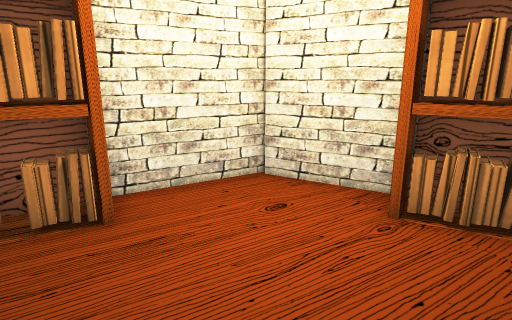
[1] (above)

15 first-person views from a walk through a Unity game level. The camera is 1.3 m above the floor, tilts 14° down and sees 75° across. The floor is counted in squares, 0.5 m on a side. Each view is taken from the middle of a square. On the plan, view 1 faces up. The plan holds only what a view shows up to about 20 squares ahead; the rest is blank. The place goes on beyond the plan. The player is left out. Some surface patterns are stand-ins.

[2]
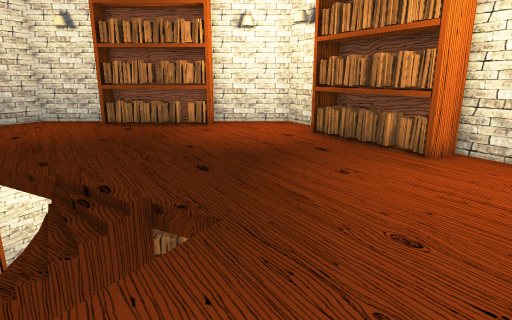

[3]
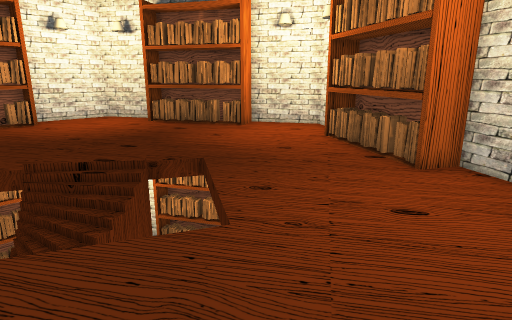

[4]
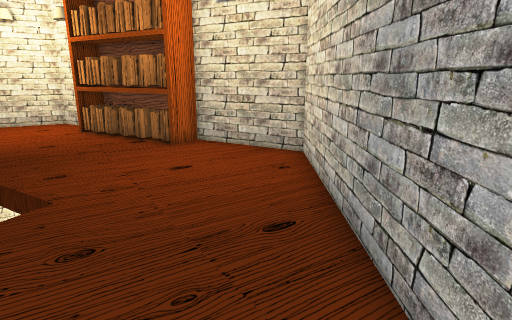

[5]
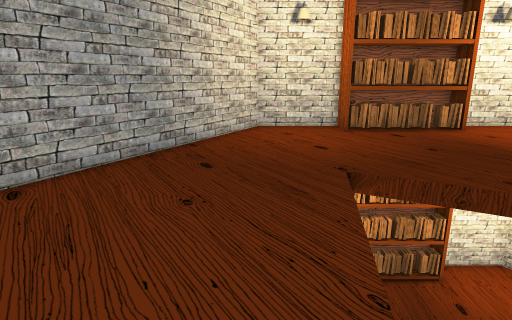

[6]
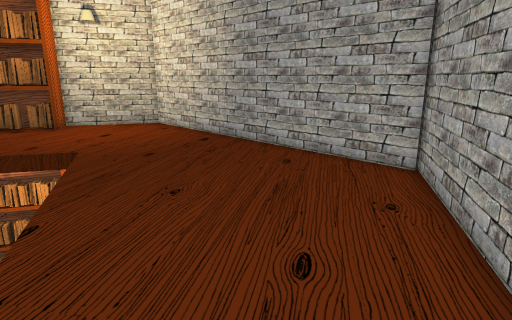

[7]
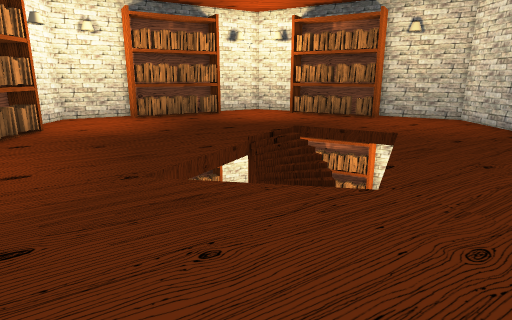

[8]
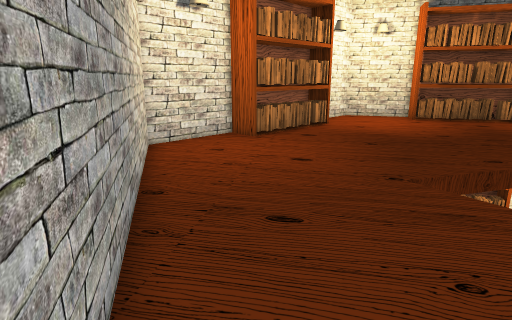

[9]
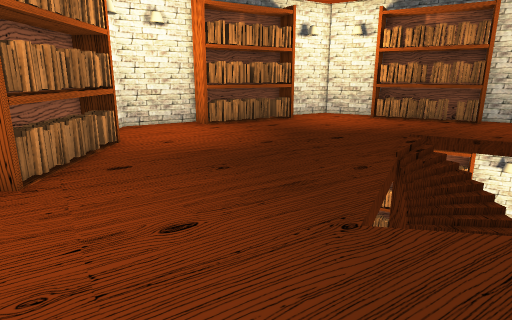

[10]
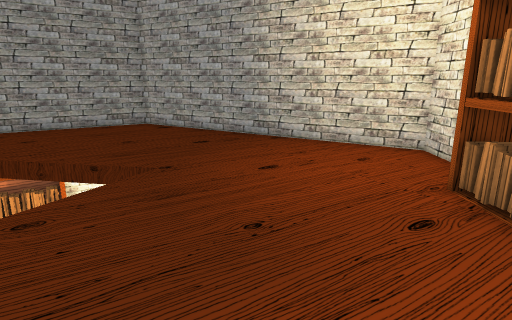

[11]
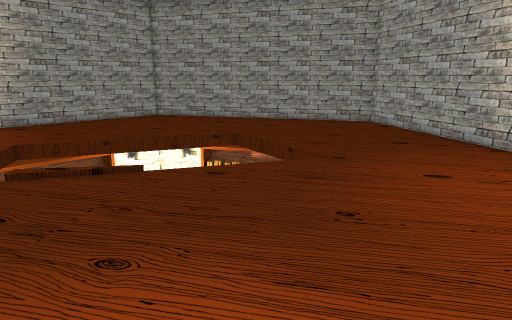

[12]
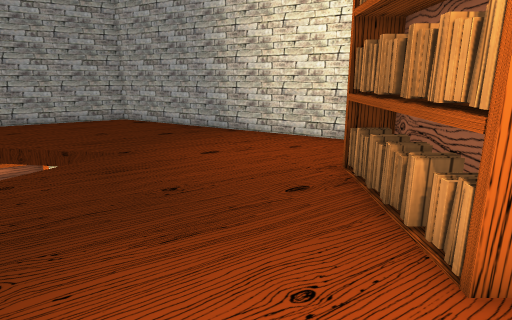

[13]
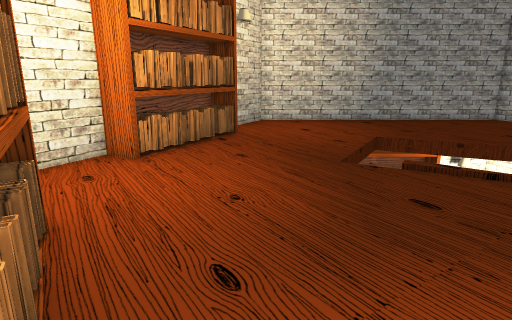

[14]
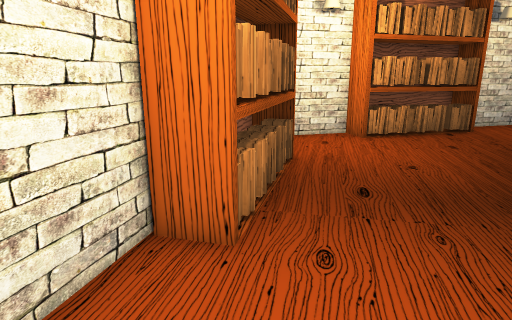

[15]
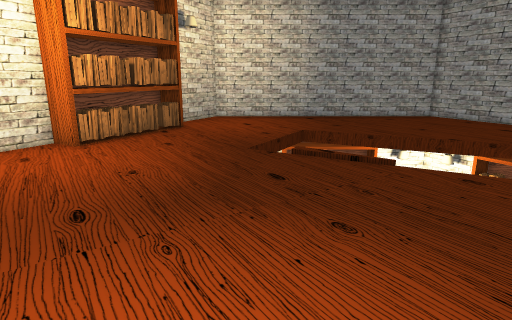

### Floor plan
Key: @ floor where view 1 was taken; # wall or solid block; . floor; / step, stairs or slope; = window, fence, low wall or low ledge; v drop or lower ground; S shelf.
Columns run from 12 left of view 1 to 13 right of it. Each row starts with its distance up from view 1.
  9            ###
  8          ###.###
  7         ##.....##
  6      ##SSS.....SSS#
  5      #SSSS.....SSSSS##
  4   ##SSSS.........SSSS##
  3  ##.SS.............SS.##
  2 ##.....................###
  1 #........................#
  0 #...........@............#
 -1 #.............vv.........#
 -2 #.............v v........#
 -3 SS............vv vv......#
 -4 SS...........//v  v......#
 -5 SS..........=//v  v......#
 -6 SS......... v/// v.......#
 -7 SS.........      v.......#
 -8 SS......../     v........#
 -9 #S......../     v........#
-10 #........v     v.........#
-11 #..........vvvvv.........#
-12 #........................#
-13 ##......................##
-14  ###..................###
-15   ###...............###
-16     ###............ #
-17       ###........##
-18         ##.....###
-19          ###.###
-20            ###

Where each view was taken, in squares from view 1:
view 1: 0 up, 0 right, facing up
view 2: 0 up, 8 right, facing left
view 3: 7 down, 11 right, facing up-left
view 4: 10 down, 11 right, facing up
view 5: 13 down, 6 right, facing left
view 6: 16 down, 3 right, facing up-right
view 7: 19 down, 0 right, facing up
view 8: 19 down, 0 right, facing up-left
view 9: 16 down, 5 left, facing up
view 10: 1 down, 6 left, facing down
view 11: 1 down, 9 left, facing down-right
view 12: 1 up, 8 left, facing down
view 13: 2 up, 8 left, facing right
view 14: 1 down, 11 left, facing up-right
view 15: 1 down, 10 left, facing right
